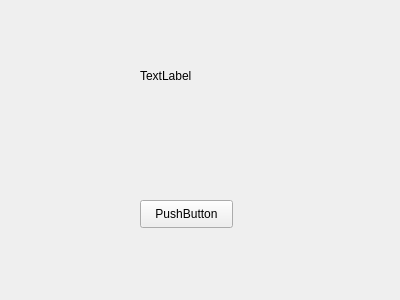
<?xml version="1.0" encoding="UTF-8"?>
<ui version="4.0">
 <class>m</class>
 <widget class="QWidget" name="m">
  <property name="geometry">
   <rect>
    <x>0</x>
    <y>0</y>
    <width>400</width>
    <height>300</height>
   </rect>
  </property>
  <property name="windowTitle">
   <string>Form</string>
  </property>
  <widget class="QLabel" name="label">
   <property name="geometry">
    <rect>
     <x>140</x>
     <y>30</y>
     <width>111</width>
     <height>91</height>
    </rect>
   </property>
   <property name="text">
    <string>TextLabel</string>
   </property>
  </widget>
  <widget class="QPushButton" name="pushButton">
   <property name="geometry">
    <rect>
     <x>140</x>
     <y>200</y>
     <width>93</width>
     <height>28</height>
    </rect>
   </property>
   <property name="text">
    <string>PushButton</string>
   </property>
  </widget>
 </widget>
 <resources/>
 <connections/>
</ui>
